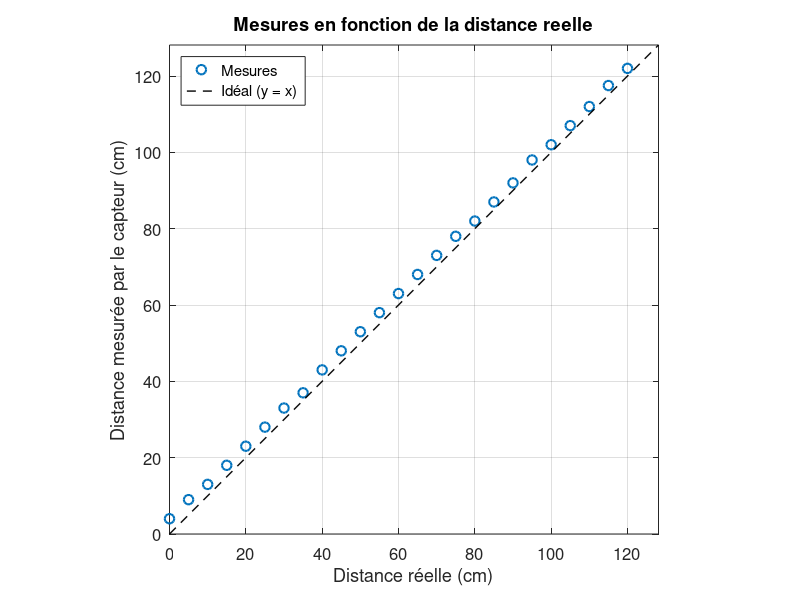
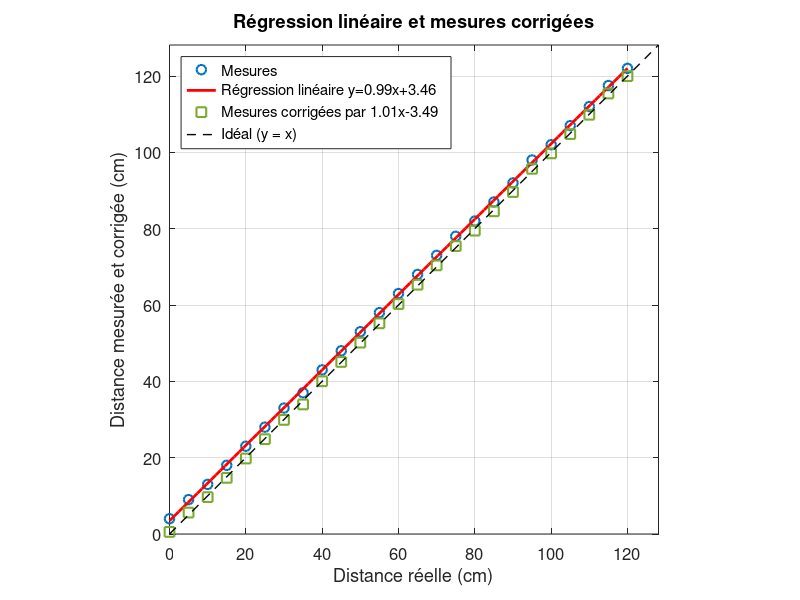

These charts were generated, in order, by the following MATLAB code:
clear; close all; clc;

% Dossier de sortie des figures (a cote de ce script)
dossier_figures = fullfile(fileparts(mfilename('fullpath')), 'figures');
if ~exist(dossier_figures, 'dir')
    mkdir(dossier_figures);
end

distances_reelles = [120 115 110 105 100 95 90 85 80 75 70 65 60 55 50 45 40 35 30 25 20 15 10 5 0]; % mesurées à la règle (cm)
distances_mesurees = [122 117.5 112 107 102 98 92 87 82 78 73 68 63 58 53 48 43 37 33 28 23 18 13 9 4] ; % mesurées par le capteur (cm)

% x = distance de reference (regle), y = lecture du capteur
x = distances_reelles(:);
y = distances_mesurees(:);

n = numel(x);

% --- Methode des equations normales ---
% On ajuste la reponse du capteur :
%   distance_mesuree = a * distance_reelle + b
% Sous forme matricielle : A*c = y, avec A = [x 1] et c = [a; b].
% Les equations normales sont : (A'*A)*c = A'*y.
A = [x ones(n, 1)];
c = (A' * A) \ (A' * y);

a = c(1);
b = c(2);

% Valeurs predites par la regression (distance mesuree estimee)
y_ajuste = a*x + b;

% Correction a appliquer sur une lecture du capteur :
%   distance_corrigee = (distance_mesuree - b) / a
alpha = 1/a;
beta = -b/a;
y_corrigee = alpha*y + beta;

% Erreurs et indicateurs de qualite de la regression
residus = y - y_ajuste;
SCE = sum(residus.^2);                  % somme des carres des erreurs
SCT = sum((y - mean(y)).^2);            % somme des carres totale
R2 = 1 - SCE/SCT;
RMSE = sqrt(mean(residus.^2));
erreur_max = max(abs(residus));

% Erreurs apres correction
residus_corriges = y_corrigee - x;
RMSE_corrige = sqrt(mean(residus_corriges.^2));
erreur_max_corrigee = max(abs(residus_corriges));

% Resultats dans la console
fprintf('\n===== RESULTAT DE L''AJUSTEMENT LINEAIRE (par équations normales) =====\n');
fprintf('Modele  : distance_mesuree = a * distance_reelle + b\n\n');
fprintf('  a = %.6f\n', a);
fprintf('  b = %.6f\n', b);
fprintf('  Equation : distance_mesuree = %.6f * distance_reelle %+.6f\n\n', a, b);
fprintf('  R^2       = %.4f\n', R2);
fprintf('  RMSE      = %.4f (cm)\n', RMSE);
fprintf('  Erreur max = %.4f\n\n', erreur_max);
fprintf('Correction a appliquer sur une lecture du capteur :\n');
fprintf('  distance_corrigee = (distance_mesuree - b) / a\n');
fprintf('                    = %.6f * distance_mesuree %+.6f\n', alpha, beta);
fprintf('  RMSE apres correction = %.4f cm (max %.4f)\n\n', RMSE_corrige, erreur_max_corrigee);

% Tableau des valeurs
fprintf(' Distance reelle |  Mesuree  |  Corrigee | Erreur (corr.-reelle)\n');
fprintf('-----------------+-----------+-----------+----------------------\n');
for i = 1:n
    fprintf(' %15.2f | %9.2f | %9.2f | %+9.2f\n', ...
        x(i), y(i), y_corrigee(i), residus_corriges(i));
end
fprintf('\n');

% Figure 1
fig1 = figure('Name', 'Mesures en fonction de la distance reelle', ...
              'Color', 'w', 'Position', [100 100 640 480]);
plot(x, y, 'o', 'MarkerSize', 7, 'LineWidth', 1.5);
hold on;
limite_max = max([x; y; y_ajuste; y_corrigee]);
limite_max = limite_max + 0.05*limite_max;
limites = [0 limite_max];
plot(limites, limites, 'k--', 'LineWidth', 1);
hold off;
grid on;
box on;
axis equal;
xlim(limites);
ylim(limites);
set(gca, 'FontSize', 12);
xlabel('Distance réelle (cm)');
ylabel('Distance mesurée par le capteur (cm)');
title('Mesures en fonction de la distance reelle');
legend('Mesures', 'Idéal (y = x)', 'Location', 'northwest');

fichier_fig1 = fullfile(dossier_figures, '1_valeurs_reelles_vs_mesurees.png');
print(fig1, fichier_fig1, '-dpng', '-r200');
close(fig1);

% Figure 2 : regression lineaire et mesures corrigees
x_droite = linspace(min(x), max(x), 100);

fig2 = figure('Name', 'Regression lineaire et mesures corrigees', ...
              'Color', 'w', 'Position', [100 100 640 480]);
plot(x, y, 'o', 'MarkerSize', 7, 'LineWidth', 1.5);
hold on;
plot(x_droite, a*x_droite + b, 'r-', 'LineWidth', 2);
plot(x, y_corrigee, 's', 'MarkerSize', 7, 'LineWidth', 1.5, ...
     'Color', [0.47 0.67 0.19]);
plot(limites, limites, 'k--', 'LineWidth', 1);
hold off;
grid on;
box on;
axis equal;
xlim(limites);
ylim(limites);
set(gca, 'FontSize', 12);
xlabel('Distance réelle (cm)');
ylabel('Distance mesurée et corrigée (cm)');
title('Régression linéaire et mesures corrigées');
% Troncature a 2 decimales uniquement pour l'affichage dans la legende
alpha_legende = fix(alpha*100)/100;
beta_legende = fix(beta*100)/100;
legende_regression = sprintf('Régression linéaire y=%.2fx%+.2f', a, b);
legende_correction = sprintf('Mesures corrigées par %.2fx%+.2f', ...
                             alpha_legende, beta_legende);
legend('Mesures', legende_regression, legende_correction, ...
       'Idéal (y = x)', 'Location', 'northwest');

fichier_fig2 = fullfile(dossier_figures, '2_ajustement_lineaire.png');
print(fig2, fichier_fig2, '-dpng', '-r200');
close(fig2);

fprintf('Figures enregistrees :\n  %s\n  %s\n\n', fichier_fig1, fichier_fig2);
